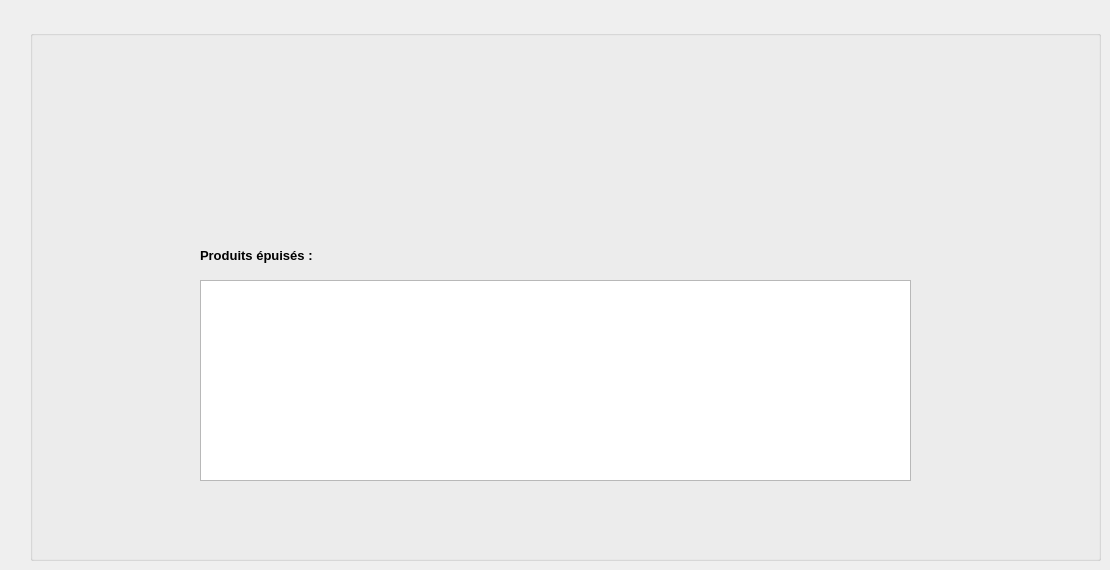
      <widget class="QWidget" name="tab_3">
       <attribute name="title">
        <string>Page</string>
       </attribute>
       <widget class="QGroupBox" name="groupBox_2">
        <property name="geometry">
         <rect>
          <x>30</x>
          <y>30</y>
          <width>1071</width>
          <height>531</height>
         </rect>
        </property>
        <property name="font">
         <font>
          <pointsize>16</pointsize>
          <weight>75</weight>
          <bold>true</bold>
          <underline>true</underline>
         </font>
        </property>
        <property name="title">
         <string/>
        </property>
        <widget class="QLabel" name="label_22">
         <property name="geometry">
          <rect>
           <x>170</x>
           <y>210</y>
           <width>271</width>
           <height>31</height>
          </rect>
         </property>
         <property name="font">
          <font>
           <pointsize>10</pointsize>
           <weight>75</weight>
           <bold>true</bold>
           <underline>false</underline>
          </font>
         </property>
         <property name="text">
          <string>Produits épuisés :</string>
         </property>
        </widget>
        <widget class="QTableView" name="tableView_2">
         <property name="geometry">
          <rect>
           <x>170</x>
           <y>250</y>
           <width>711</width>
           <height>201</height>
          </rect>
         </property>
        </widget>
        <widget class="QPushButton" name="pushButton_9">
         <property name="geometry">
          <rect>
           <x>160</x>
           <y>10</y>
           <width>731</width>
           <height>171</height>
          </rect>
         </property>
         <property name="styleSheet">
          <string notr="true">#pushButton_9{
background-color: transparent;
border-image: url(:/boutonok/Sans titre-1.png);
background: none;
border: none;
background-repeat: none;
}

#ok:pressed{
background-color: transparent;
background: none;
border: none;
background-repeat: none;
}</string>
         </property>
         <property name="text">
          <string/>
         </property>
        </widget>
       </widget>
      </widget>
